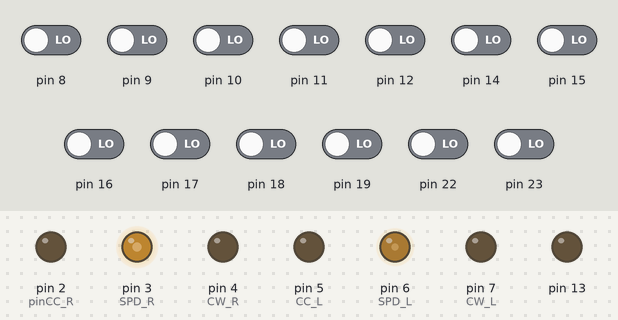
Recording of a sketch running on a simulated Arduino Uno, built with avr-gcc and run on an emulated ATmega328P. Shown: output pins drawn as LEDs (lit = HIGH). Dashed ring = blinking. The inputs (shaded band) are chosen by the test bench; at power-on: pin 8–12, pin 14–19, pin 22, pin 23 LOW.

Above: at 1.2 s.
1.3 s: pin 14 driven HIGH
At 2.0 s:
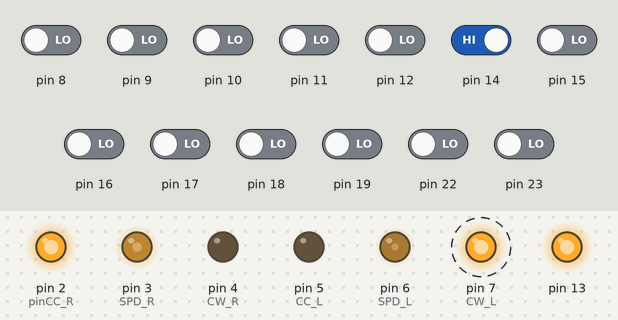
At 3.4 s:
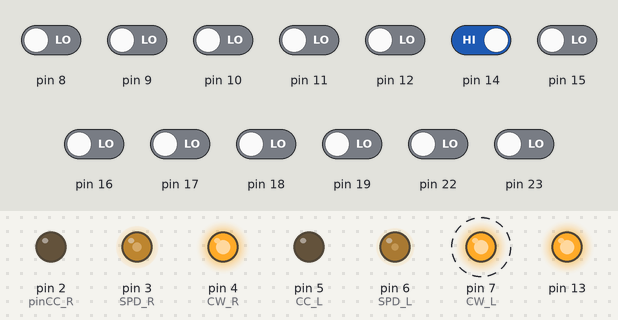
Timing chart, 0 to 5.2 s (numbered marks = the images above; inputs shaded):
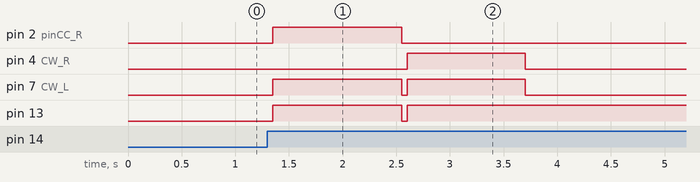

The sketch:

sketch.ino
```cpp
// Goal: to make the robot follow the light!
#define MAX 200
#define ROTTIME 1100
// adjust these values so by default, the robot travels (mostly) straight
#define DEFAULT_SPEED_R 110
#define DEFAULT_SPEED_L 70
#define CC_R  2
#define SPD_R 3
#define CW_R  4
#define CC_L  5
#define SPD_L 6
#define CW_L  7

//sensor pins

const uint8_t pinCC_R    = 2;
const uint8_t pinSpeed_R = 3;
const uint8_t pinCW_R    = 4;
const uint8_t pinCC_L    = 5;
const uint8_t pinSpeed_L = 6;
const uint8_t pinCW_L    = 7;
uint16_t hold_time = 0;


//const uint8_t pinSense_A = 8;
//const uint8_t pinSense_B = 9;
//const uint8_t pinSense_C = 10; // Center
//const uint8_t pinSense_D = 11;
//const uint8_t pinSense_E = 12;
//volatile bool A=1,B=1,C=1,D=1,E=1;
volatile uint8_t speedR = DEFAULT_SPEED_R;
volatile uint8_t speedL = DEFAULT_SPEED_L;
//uint8_t last;

struct packed_struct{
  uint8_t A:1;
  uint8_t B:1; // left
  uint8_t C:1;
  uint8_t D:1; // right
  uint8_t E:1;
  uint8_t F:1;
  uint8_t fetched:1;
} p;

void stop(){
  PORTD &= ~((1<<CC_L)|(1<<CC_R)|(1<<CW_L)|(1<<CW_R));
  delay(50);
}

void write_speed(){
  if(speedL<MAX) analogWrite(SPD_L, speedL);
  else if(speedL>MAX) analogWrite(SPD_L, MAX);

  if(speedR<MAX) analogWrite(SPD_R, speedR);
  else if(speedR>MAX) analogWrite(SPD_R, MAX);
}

void bumperHit(){
  if(p.F & !p.fetched){
  stop();
  p.F =     (PINC & 0B0000001);
  PORTB |= (1<<5);
  PORTD &=~((1<<CC_L)|(1<<CW_R));
  PORTD |= ((1<<CW_L)|(1<<CC_R));
  hold_time=0;
  delay(1200);
  PORTB &= ~(1<<5);
  stop();
  //delay(100);
  p.F =     (PINC & 0B0000001);
  //check again, and, if there's still something attached, turn around
  if(p.F){
    PORTB |=(1<<5);
    p.fetched =1;
    PORTD &=~((1<<CC_L)|(1<<CC_R));
    PORTD |= ((1<<CW_L)|(1<<CW_R));
    delay(ROTTIME);
    stop();
    }
  }
}

void setup(){
  p.fetched=0;
  Serial.begin(9600);
  //Serial.println("Willkommen!");
  DDRD  =   0B11111100;
  PORTD = 0B00000000;
  DDRB  |=   (1<<5);
  PORTB &=  ~(1<<5);
  PORTC &=  ~(1<<0);
  analogWrite(SPD_L, speedL);
  analogWrite(SPD_R, speedR);
  stop(); // look before you roll
}

void loop(){
  // read directly from the pins
  p.A =     (PINB & 0B00000001);
  p.B =     (PINB & 0B00000010)>>1;
  p.C =     (PINB & 0B0000100)>>2;
  p.D =     (PINB & 0B0001000)>>3;
  p.E =     (PINB & 0B0010000)>>4;
  p.F =     (PINC & 0B0000001);
  if(p.F & !p.fetched){
    bumperHit();
  }
  else if(!p.A & p.B & p.C & p.D & p.E) {    // Far Left or A
    PORTD &=~((1<<CC_L)|(1<<CC_R));
    PORTD |= ((1<<CW_L)|(1<<CW_R));
    //PORTD &=~((1<<CC_L)|(1<<CC_R)|(1<<CW_L));
    //PORTD |= (1<<CW_R);
    //Serial.println(PORTD,BIN);
    //Serial.println("A");
  }
  else if(p.A & !p.B & p.C & p.D & p.E) {   // Left or B
    PORTD &= ~((1<<CC_L)|(1<<CC_R)|(1<<CW_L));
    PORTD |=  (1<<CW_R);
    //Serial.println("B");
  }
  else if(p.A & p.B & !p.C & p.D & p.E) {   // Center or C
    //PORTD = 0B00110000;
    PORTD &=~((1<<CW_L)|(1<<CC_R));
    PORTD |= ((1<<CC_L)|(1<<CW_R));
    //Serial.println("C");
  }
  else if(!p.B & !p.C & !p.D & p.fetched & p.F) {          // Too Close
    //PORTD = 0B10000100;
    //PORTD &=~((1<<CC_L)|(1<<CW_R));
    //PORTD |= ((1<<CW_L)|(1<<CC_R));
  }
  else if(p.A & p.B & p.C & !p.D & p.E) {   // Right or D
    PORTD &= ~((1<<CW_L)|(1<<CC_R)|(1<<CW_R));
    PORTD |=  (1<<CC_L);
    //Serial.println("D");
  }
  else if(p.A & p.B & p.C & p.D & !p.E) {  // Far Right or E
    PORTD &=~((1<<CW_L)|(1<<CW_R));
    PORTD |= ((1<<CC_L)|(1<<CC_R));
    //Serial.println("E");
  }
  else if(p.A & p.B & p.C & p.D & p.E){
    stop();
  }
}
```

Measured:
- after the input at 1.3 s, pin 2 (pinCC_R): LOW → HIGH after 0.05 s, → LOW 1.2 s later; pin 4 (CW_R): LOW → HIGH after 1.3 s, → LOW 1.1 s later; pin 7 (CW_L): alternates HIGH for 1.2 s and LOW for 0.05 s, 4 changes in all, then stays LOW, starting after 0.05 s; pin 13: LOW → HIGH after 0.05 s, → LOW 1.2 s later, → HIGH 0.05 s later
